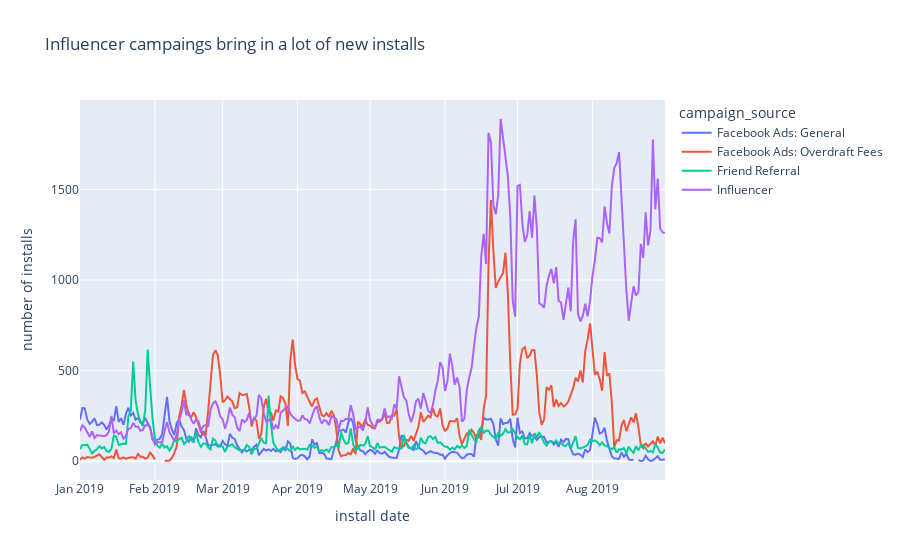

The code cell stored with this chart in its notebook:
### Code cell
(
    px
    .line(global_campaign_dt.pivot(index='created_at', columns='campaign_source', values='cnt'),
          title = 'Influencer campaings bring in a lot of new installs')
    .update_yaxes(title = 'number of installs')
    .update_xaxes(title = 'install date')
)

### Figure 1 — Plotly figure (JSON) as saved in the notebook; plotly's stock layout.template omitted (floating-point values rounded to 4 significant figures; data arrays with more than 128 entries replaced by an {"elided": "..."} marker saying what was removed)
{"data": [{"hovertemplate": "campaign_source=Facebook Ads: General<br>created_at=%{x}<br>value=%{y}<extra></extra>", "legendgroup": "Facebook Ads: General", "line": {"color": "#636efa", "dash": "solid"}, "mode": "lines", "name": "Facebook Ads: General", "orientation": "v", "showlegend": true, "type": "scatter", "x": {"elided": "243 str values"}, "xaxis": "x", "y": {"elided": "243 int values"}, "yaxis": "y"}, {"hovertemplate": "campaign_source=Facebook Ads: Overdraft Fees<br>created_at=%{x}<br>value=%{y}<extra></extra>", "legendgroup": "Facebook Ads: Overdraft Fees", "line": {"color": "#EF553B", "dash": "solid"}, "mode": "lines", "name": "Facebook Ads: Overdraft Fees", "orientation": "v", "showlegend": true, "type": "scatter", "x": {"elided": "243 str values"}, "xaxis": "x", "y": {"elided": "243 int values"}, "yaxis": "y"}, {"hovertemplate": "campaign_source=Friend Referral<br>created_at=%{x}<br>value=%{y}<extra></extra>", "legendgroup": "Friend Referral", "line": {"color": "#00cc96", "dash": "solid"}, "mode": "lines", "name": "Friend Referral", "orientation": "v", "showlegend": true, "type": "scatter", "x": {"elided": "243 str values"}, "xaxis": "x", "y": {"elided": "243 int values"}, "yaxis": "y"}, {"hovertemplate": "campaign_source=Influencer<br>created_at=%{x}<br>value=%{y}<extra></extra>", "legendgroup": "Influencer", "line": {"color": "#ab63fa", "dash": "solid"}, "mode": "lines", "name": "Influencer", "orientation": "v", "showlegend": true, "type": "scatter", "x": {"elided": "243 str values"}, "xaxis": "x", "y": {"elided": "243 int values"}, "yaxis": "y"}], "layout": {"autosize": true, "legend": {"title": {"text": "campaign_source"}, "tracegroupgap": 0}, "title": {"text": "Influencer campaings bring in a lot of new installs"}, "xaxis": {"anchor": "y", "autorange": true, "domain": [0, 1], "range": ["2019-01-01", "2019-08-31"], "title": {"text": "install date"}, "type": "date"}, "yaxis": {"anchor": "x", "autorange": true, "domain": [0, 1], "range": [-103.9, 1994.0], "title": {"text": "number of installs"}, "type": "linear"}}}
